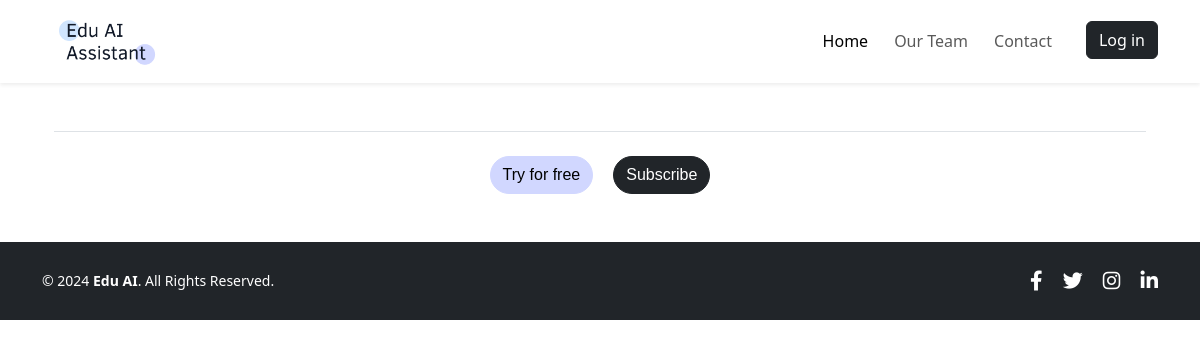
Before: /guide/ with the older database file.
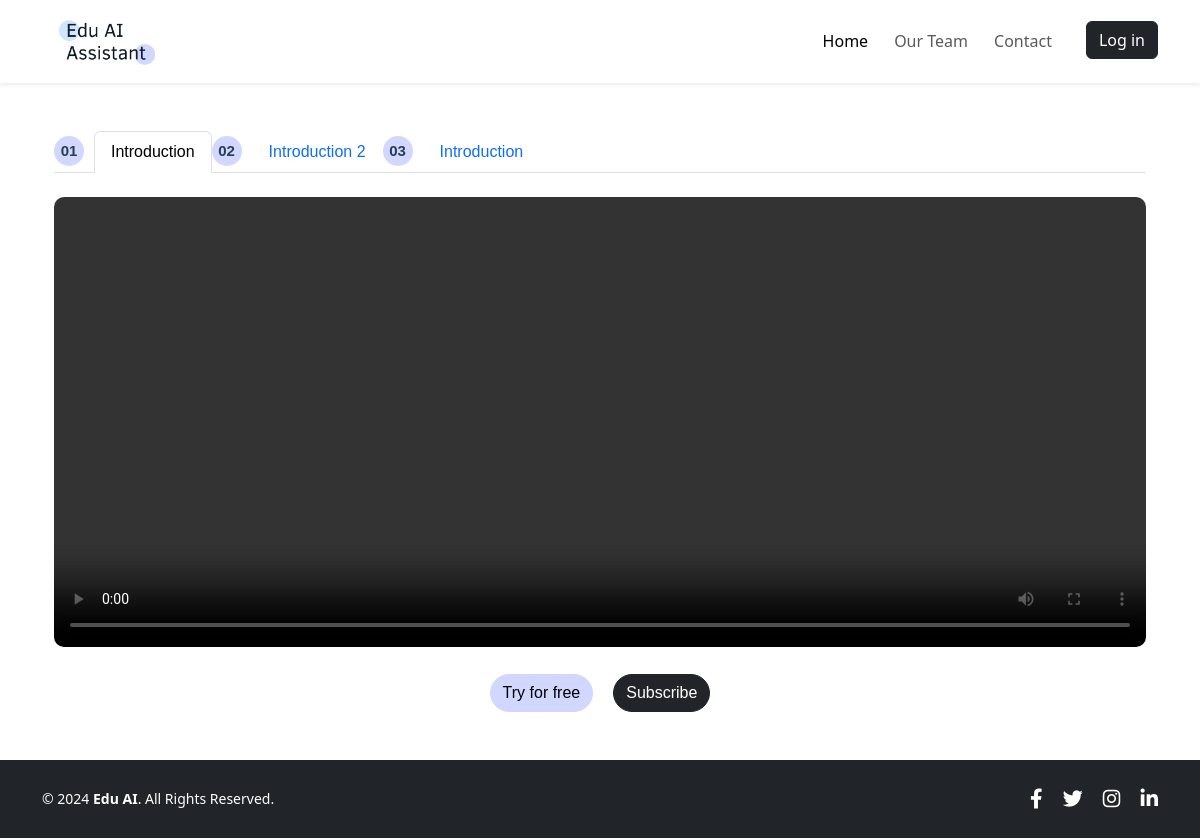
After: the same page with the newer database file.
### pages/models.py (models this page shows, shortened)
class GuideStep(models.Model):
    step_number = models.IntegerField()
    title = models.CharField(max_length=255)
    video = models.FileField(upload_to='videos/guide', default='videos/default.mp4')
    created_at = models.DateTimeField(default=timezone.now)

### pages/views.py (the view)
# urls.py: path('guide/', views.guide_view, name='guide'),
def guide_view(request):
    guide_steps = GuideStep.objects.all().order_by('step_number')
    return render(request, 'pages/guide_page.html', {'guide_steps': guide_steps})

### templates/pages/guide_page.html (shortened to what this page needs)
{% extends "base.html" %}
{% load static %}
{% block css %}
<link href="https://cdn.jsdelivr.net/npm/bootstrap@5.3.0-alpha3/dist/css/bootstrap.min.css" rel="stylesheet">
{% endblock %}
{% block content %}
<div class="container mt-5 mb-5">
    <ul class="nav nav-tabs" id="guideTab" role="tablist">
        {% for step in guide_steps %}
        <li class="nav-item" role="presentation">
            <div class="step-navigation">
                <div class="number-circle">
                    0{{ step.step_number }}
                </div>
                <button class="nav-link {% if forloop.first %}active{% endif %}"
                        id="step-{{ step.step_number }}-tab"
                        data-bs-toggle="tab"
                        data-bs-target="#step-{{ step.step_number }}"
                        type="button" role="tab"
                        aria-controls="step-{{ step.step_number }}"
                        aria-selected="{% if forloop.first %}true{% else %}false{% endif %}">
                    {{ step.title }}
                </button>
            </div>
        </li>
        {% endfor %}
    </ul>
    <div class="tab-content mt-4" id="guideTabContent">
        {% for step in guide_steps %}
        <div class="tab-pane fade {% if forloop.first %}show active{% endif %}"
             id="step-{{ step.step_number }}"
             role="tabpanel"
             aria-labelledby="step-{{ step.step_number }}-tab">
            <video class="video-frame" width="100%" height="450" controls>
                <source src="{{ step.video.url }}" type="video/mp4">
            </video>
        </div>
        {% endfor %}
    </div>
    <div class="action-buttons">
        <button class="btn btn-primary" style="background-color:#D1D7FF; color:black; border-color:#D1D7FF; border-radius:23px;">Try for free</button>
        <button class="btn btn-dark" style="border-radius:23px;">Subscribe</button>
    </div>
</div>
{% endblock %}

Changed rows visible on the page:
added GuideStep: step_number "1", title "Introduction"
added GuideStep: step_number "2", title "Introduction 2"
added GuideStep: step_number "3", title "Introduction"
